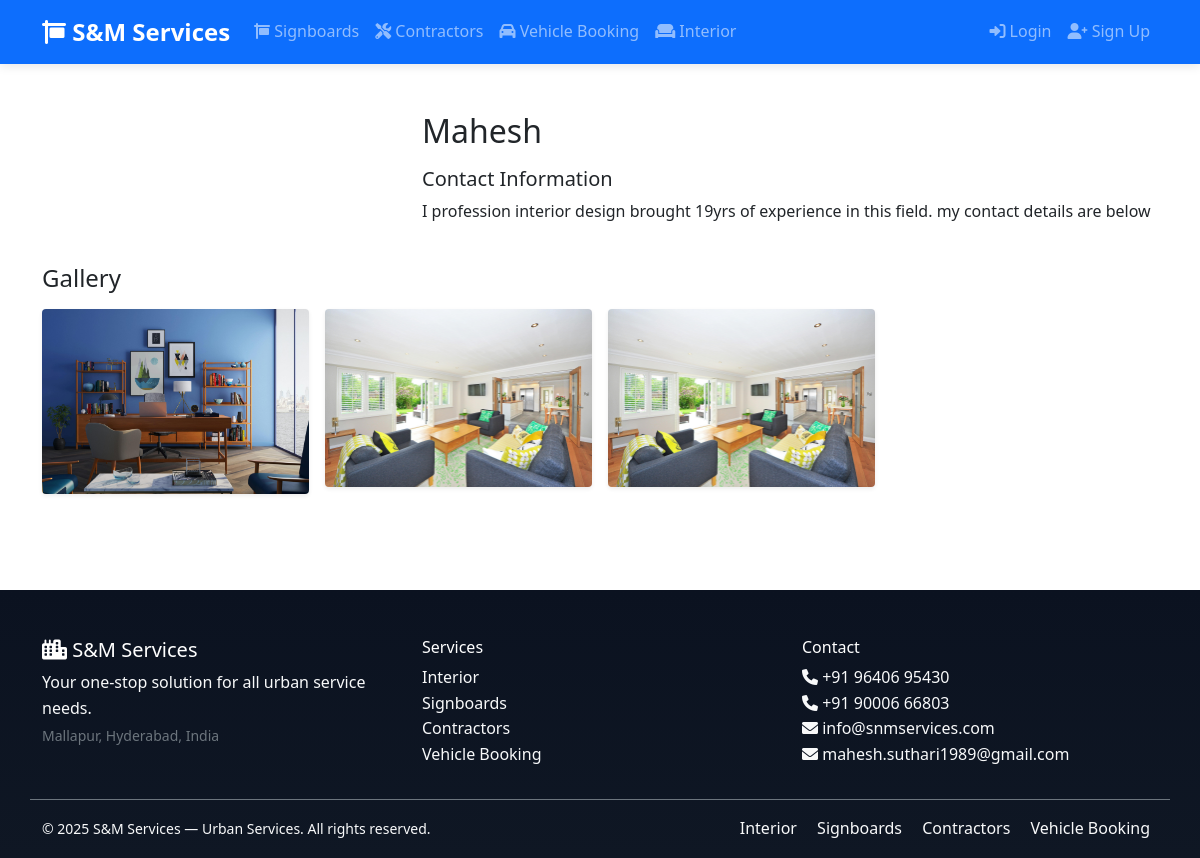
Screenshot of /interior/designers/1/ with the database file from the repository.
### interior/models.py (models this page shows, shortened)
class InteriorDesigner(models.Model):
    name = models.CharField(max_length=100)
    contact_info = models.TextField()
    profile_image = models.ImageField(upload_to='designer_profiles/', blank=True, null=True)

class DesignerGalleryImage(models.Model):
    designer = models.ForeignKey(InteriorDesigner, related_name='gallery_images', on_delete=models.CASCADE)
    image = models.ImageField(upload_to='designer_galleries/')
    uploaded_at = models.DateTimeField(auto_now_add=True)

### interior/views.py (the view)
# urls.py: path('designers/<int:designer_id>/', views.designer_detail, name='designer_detail'),
def designer_detail(request, designer_id):
    designer = get_object_or_404(InteriorDesigner, id=designer_id)
    gallery = designer.gallery_images.all()
    return render(request, 'interior/designer_detail.html', {'designer': designer, 'gallery': gallery})

### templates/interior/designer_detail.html (shortened to what this page needs)
{% extends 'base.html' %}
{% block content %}
<div class="container py-5">
    <div class="row mb-4">
        <div class="col-md-4">
        </div>
        <div class="col-md-8">
            <h2>{{ designer.name }}</h2>
            <h5 class="mt-3">Contact Information</h5>
            <p>{{ designer.contact_info }}</p>
        </div>
    </div>
    <h4 class="mb-3">Gallery</h4>
    <div class="row g-3">
        {% for image in gallery %}
        <div class="col-6 col-md-3">
            <img src="{{ image.image.url }}" class="img-fluid rounded shadow-sm" alt="Gallery Image">
        </div>
        {% empty %}
        <div class="col-12 text-muted">No gallery images uploaded.</div>
        {% endfor %}
    </div>
</div>
{% endblock %}

### static/css/style.css (style rules this page uses)
body { font-family: 'Segoe UI', Tahoma, Geneva, Verdana, sans-serif; line-height: 1.6; }

### rows the page displays
InteriorDesigner: name "Mahesh", contact_info "I profession interior design brought 19yrs of experience in this field. my contact details are below"
DesignerGalleryImage: image (picture)
DesignerGalleryImage: image (picture)
DesignerGalleryImage: image (picture)
